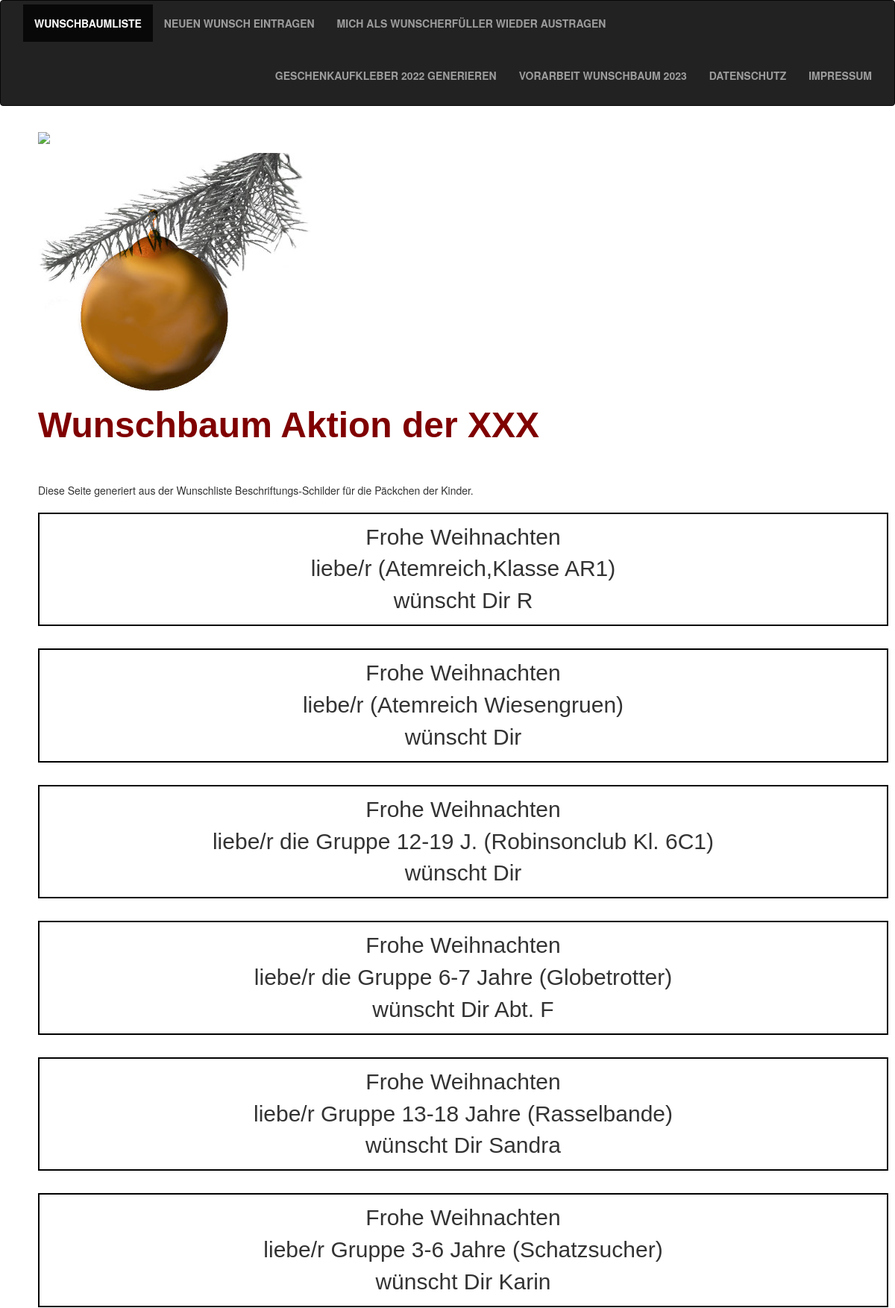
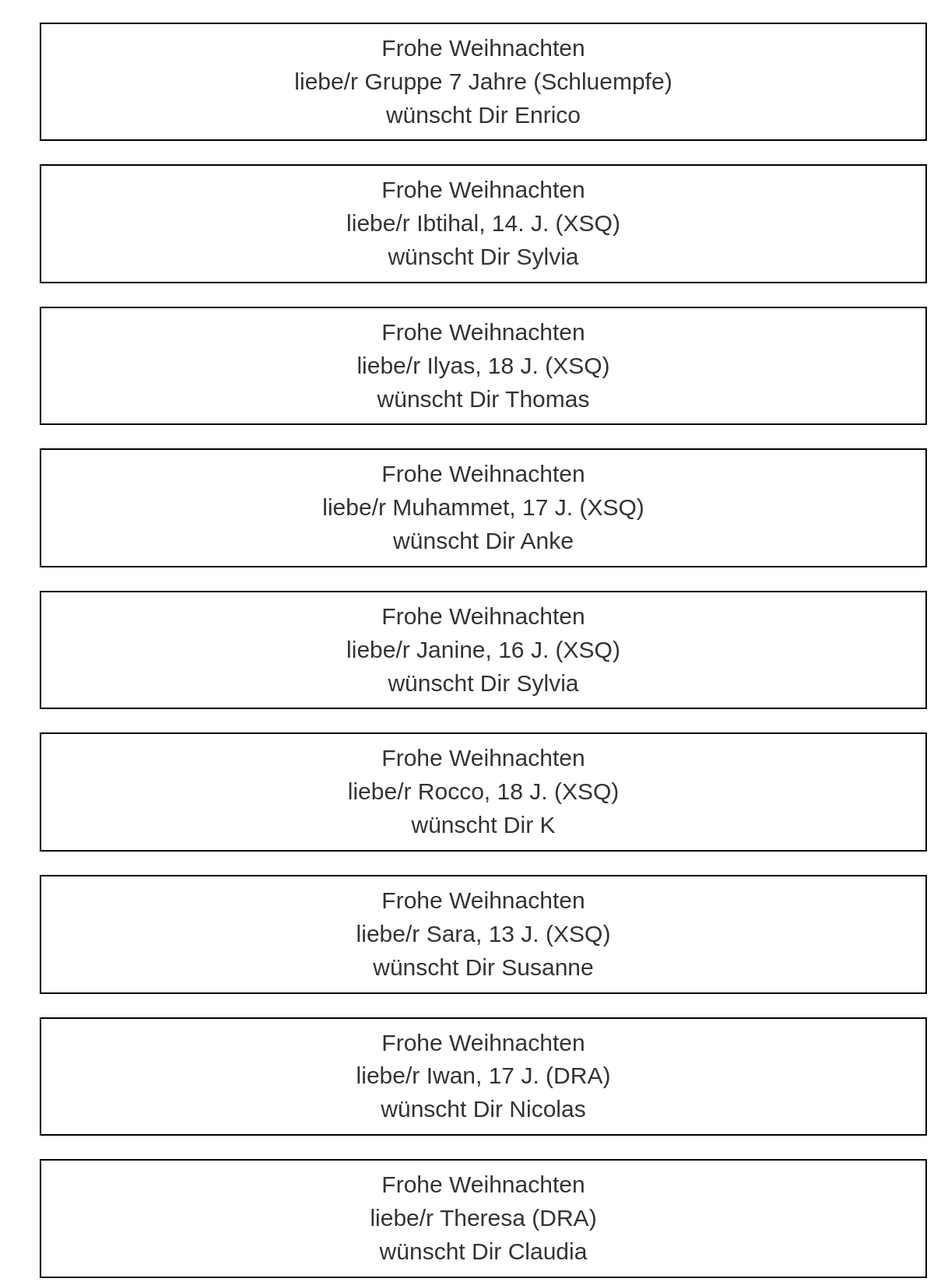
/geschenkaufkleber.php (upper part), run on the app's committed database (2 pictures, top to bottom).
### tables this page shows
CREATE TABLE `wunschliste` (
  `wunschnummer` int(255) NOT NULL,
  `gruppe` char(255) NOT NULL,
  `kind` char(255) NOT NULL,
  `age` char(255) NOT NULL,
  `wunsch` char(255) NOT NULL,
  `wunscherfueller` char(255) NOT NULL,
  `wunscherfuellen` char(255) NOT NULL,
  `wunscherfuellerbestaetigt` char(255) NOT NULL
);

### geschenkaufkleber.php (the view, shortened to what this page needs)
<?php include ("header.php");?>
<?php include ("db.php");?>
<?php include ("navbar.php");?>
<body>
<link href="/XXX/css/index.css" type="text/css" rel="stylesheet"/>
<body>
<div class="container content" style="margin-left: 3%;">
<br>
<div class="row">
<div class="col-md-12">
<img src="/XX/img/XXXlogo.jpg"/>
<br>
<div class="christbaumkugelimage">
<img src="/XXX/img/christbaumkugel.jpg"/>
</div>
</div>
</div>
<h1 style="font-size: 48px;">Wunschbaum Aktion der XXX</h1>
<br><br>
Diese Seite generiert aus der Wunschliste Beschriftungs-Schilder f&uuml;r die P&auml;ckchen der Kinder.<br><br>
<?php
 $sql = "SELECT  * FROM wunschliste";
$erg = $db->query($sql);
while ($row = $erg->fetch_array ())
{
$gruppe = $row['gruppe'];
$kind = $row['kind'];
$wunscherfueller = $row['wunscherfueller'];
echo ("<p style=\"border: 2px black solid; background-color: #ffffff; margin-bottom: 30px; padding-top: 10px; padding-bottom: 10px; text-align: center;\">");
echo (
"	Frohe Weihnachten<br>
	liebe/r $kind ($gruppe) <br>
 	w&uuml;nscht Dir $wunscherfueller <br>
 	"
);
echo ("</p>");
}
?>
</div>
</body>
</html>

### header.php (shortened to what this page needs)
<!DOCTYPE html>
<html lang="de">
  <head>
<title>Wunschbaum</title></head>
    <link href="css/bootstrap.min.css" rel="stylesheet">
    <link href="/XXX/css/general.css" rel="stylesheet">
  </body>

### navbar.php (shortened to what this page needs)
 <nav style="width: 100%;" class="navbar navbar-inverse">
  <div class="container-fluid">
    <div class="collapse navbar-collapse" id="myNavbar">
      <ul class="nav navbar-nav">
        <li class="active"><a href="index.php">Wunschbaumliste</a></li>
        <li><a href="/kuvb/neuerwunsch.php">neuen Wunsch eintragen</a></li>
        <li><a href="/kuvb/wunscherfuelleraustragen.php">mich als Wunscherfüller wieder austragen</a></li>
      </ul>
       <ul class="nav navbar-nav navbar-right">
        <li><a href="geschenkaufkleber.php"><span class=""></span> Geschenkaufkleber 2022 generieren</a></li>
        <li><a href="wunschbauminfoszentrum.php"><span class=""></span> Vorarbeit Wunschbaum 2023</a></li>
        <li><a href="datenschutzerklaerung.php"><span class=""></span> Datenschutz</a></li>
        <li><a href="impressum.php"><span class=""></span> Impressum</a></li>
      </ul>
    </div>
  </div>
</nav>

### css/general.css (style rules this page uses)
.h1 ,.h2, .h3, .h4, h1, h2,h3,h4 { font-size: 48px; color: #800000; font-weight: bold; font-family: "Arial", sans-serif; }
.p,p, .row { font-family: "Arial", sans-serif; font-size: 30px; }

### css/index.css (style rules this page uses)
.navbar { margin-bottom: 0px; color: #000000; }
p { margin: 0px; }
.navbar ul li { color: #000000; font-weight: bold; text-transform: uppercase; color: #000000; }
.navbar-nav { color: #000000; height: 70px; }
.navbar-nav li { color: #000000; margin-top: 5px; }
.navbar-nav li a { color: #000000; }

### data on the page
wunschliste: gruppe "Atemreich,Klasse AR1", wunscherfueller "R"
wunschliste: gruppe "Atemreich Wiesengruen"
wunschliste: kind "die Gruppe 12-19 J.", gruppe "Robinsonclub Kl. 6C1"
wunschliste: kind "die Gruppe 6-7 Jahre", gruppe "Globetrotter", wunscherfueller "Abt. F"
wunschliste: kind "Gruppe 13-18 Jahre", gruppe "Rasselbande", wunscherfueller "Sandra"
wunschliste: kind "Gruppe 3-6 Jahre", gruppe "Schatzsucher", wunscherfueller "Karin"
wunschliste: kind "Gruppe 7 Jahre", gruppe "Schluempfe", wunscherfueller "Enrico"
wunschliste: kind "Ibtihal, 14. J.", gruppe "XSQ", wunscherfueller "Sylvia"
wunschliste: kind "Ilyas, 18 J.", gruppe "XSQ", wunscherfueller "Thomas"
wunschliste: kind "Muhammet, 17 J.", gruppe "XSQ", wunscherfueller "Anke"
wunschliste: kind "Janine, 16 J.", gruppe "XSQ", wunscherfueller "Sylvia"
wunschliste: kind "Rocco, 18 J.", gruppe "XSQ", wunscherfueller "K"
wunschliste: kind "Sara, 13 J.", gruppe "XSQ", wunscherfueller "Susanne"
wunschliste: kind "Iwan, 17 J.", gruppe "DRA", wunscherfueller "Nicolas"
wunschliste: kind "Theresa", gruppe "DRA", wunscherfueller "Claudia"
